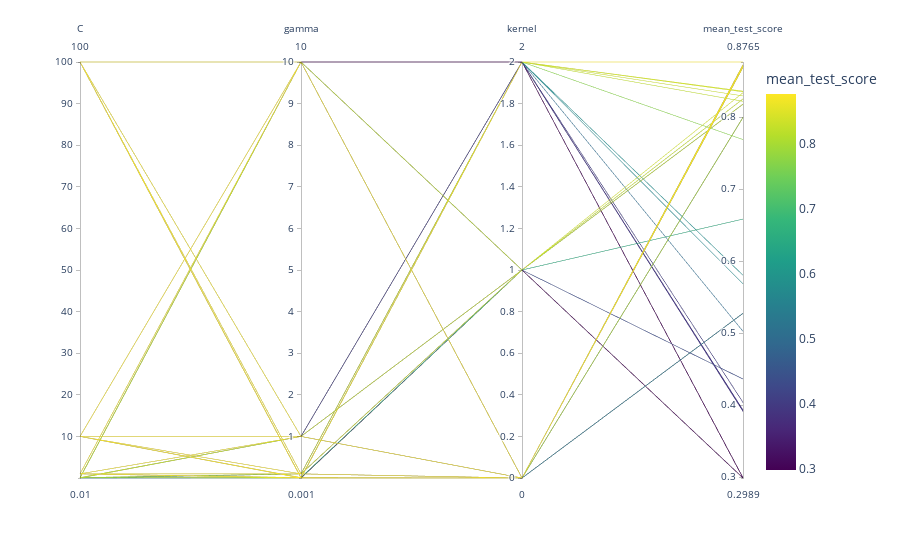

Notebook cell for this chart:
### Code cell
best_svm = grid_search(SVC(), X, y, hyperparams = params_svm, scoring=f1_score, scale=MinMaxScaler())
best_svm
